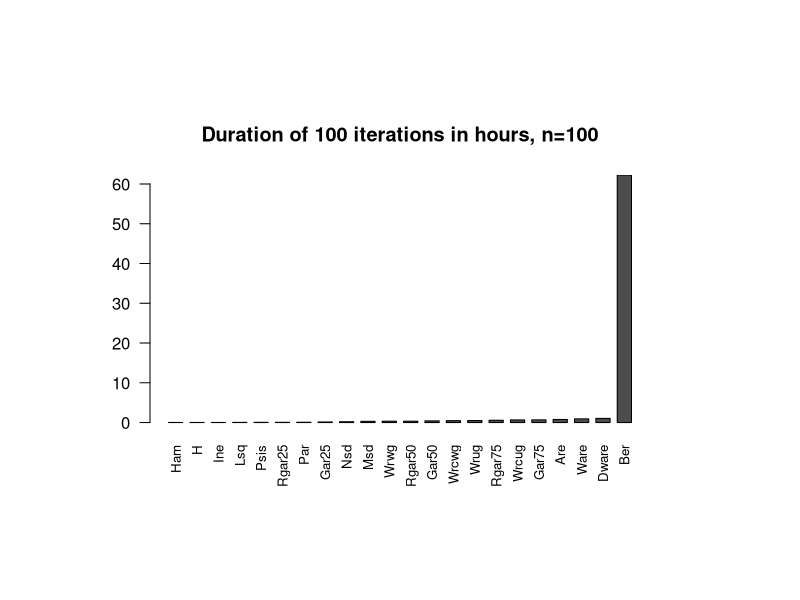
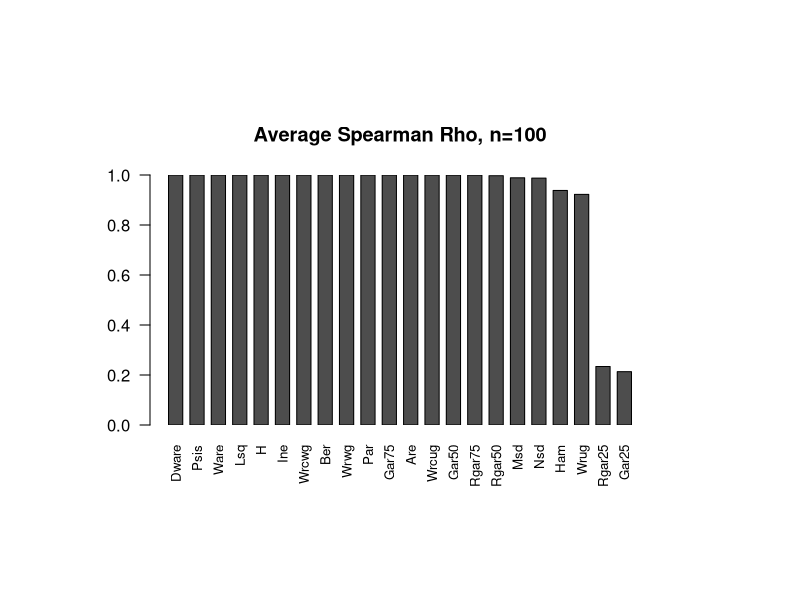
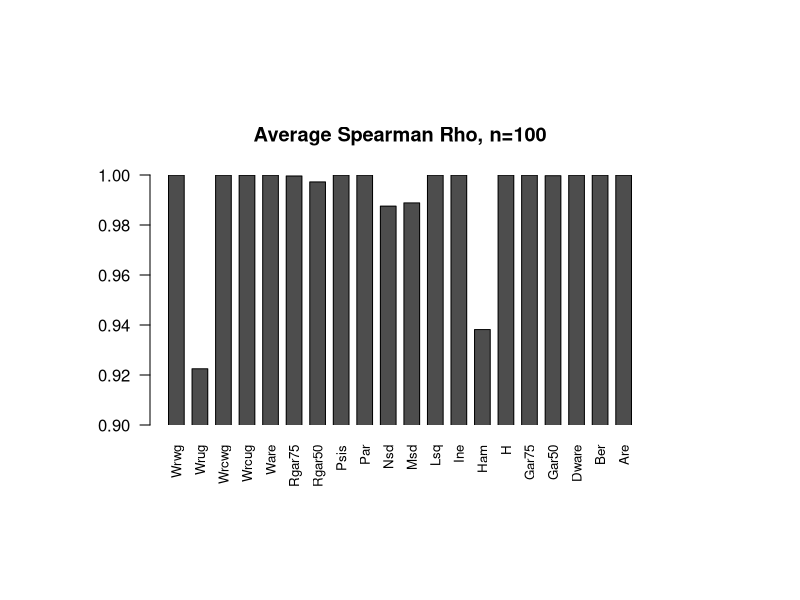
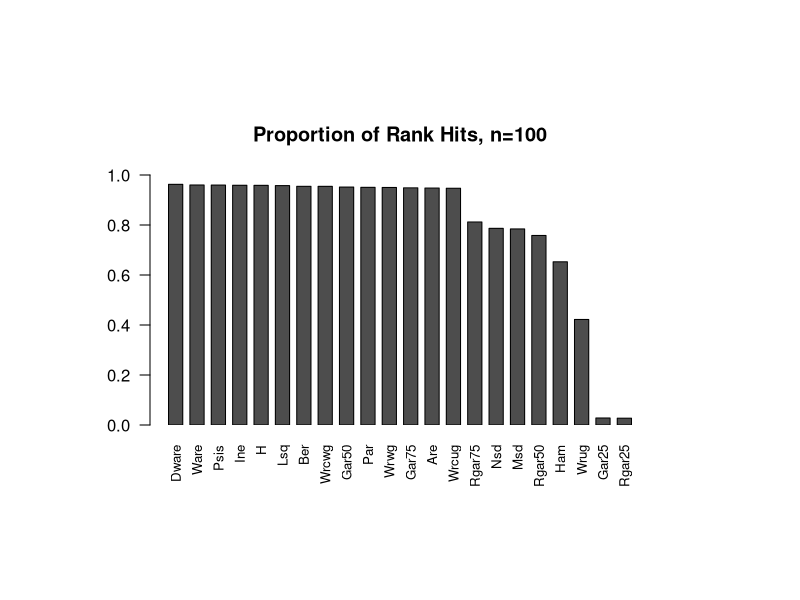
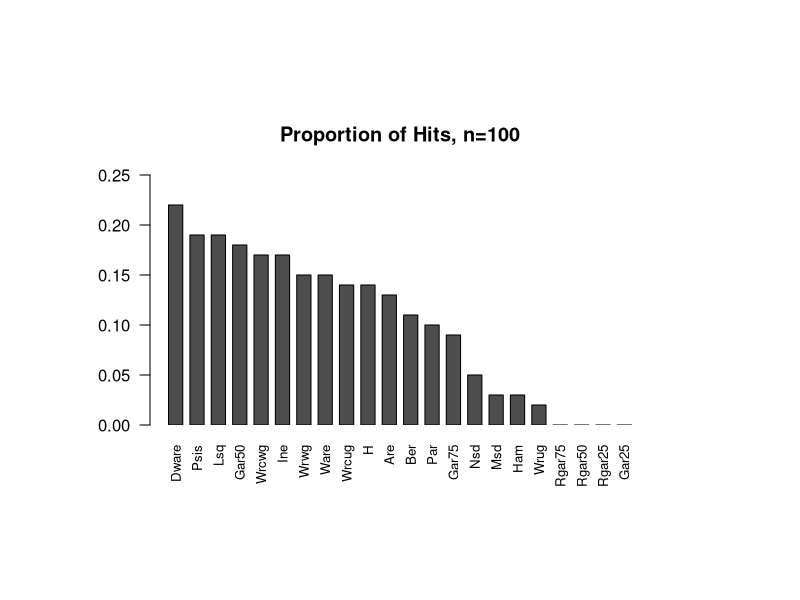

Write R code to recreate these figures, in order.
#!/usr/bin/R
# Bar Plots

setwd("./results/csv")

## R100
# Hours

y=read.csv("R100Hours.csv", header=FALSE)
f=t(as.vector(y$V1))
x=t(as.matrix(y$V2))
colnames(x) <- f

pdf("R100Hours.pdf")
par(pin=c(5, 2.5)) 
par(las=2) 
barplot(x,   main="Duration of 100 iterations in hours, n=100", xlab="", xpd=FALSE, cex.names=0.8, horiz=FALSE, space=0.5)  
dev.off()

# Rho

y=read.csv("R100Rho.csv", header=FALSE)
f=t(as.vector(y$V1))
x=t(as.matrix(y$V2))
colnames(x) <- f
x

pdf("R100Rho.pdf")
par(pin=c(5, 2.5)) 
par(las=2) 
barplot(x,   main="Average Spearman Rho, n=100", xlab="", ylim=c(0, 1), xpd=FALSE, cex.names=0.8, horiz=FALSE, space=0.5)  
dev.off()

# Rho2

y=read.csv("R100Rho2.csv", header=FALSE)
f=t(as.vector(y$V1))
x=t(as.matrix(y$V2))
colnames(x) <- f
x

pdf("R100Rho2.pdf")
par(pin=c(5, 2.5)) 
par(las=2) 
barplot(x,   main="Average Spearman Rho, n=100", xlab="", ylim=c(0.90, 1), xpd=FALSE, cex.names=0.8, horiz=FALSE, space=0.5)  
dev.off()

# Rank Hits

y=read.csv("R100RankHits.csv", header=FALSE)
f=t(as.vector(y$V1))
x=t(as.matrix(y$V2))
colnames(x) <- f
x

pdf("R100RankHits.pdf")
par(pin=c(5, 2.5)) 
par(las=2) 
barplot(x,   main="Proportion of Rank Hits, n=100", xlab="", ylim=c(0,1), xpd=FALSE, cex.names=0.8, horiz=FALSE, space=0.5)  
dev.off()



# Hits

y=read.csv("R100Hits.csv", header=FALSE)
f=t(as.vector(y$V1))
x=t(as.matrix(y$V2))
colnames(x) <- f
x

pdf("R100Hits.pdf")
par(pin=c(5, 2.5)) 
par(las=2) 
barplot(x,   main="Proportion of Hits, n=100", xlab="", ylim=c(0,0.25), xpd=FALSE, cex.names=0.8, horiz=FALSE, space=0.5)  
dev.off()

setwd("../..")

